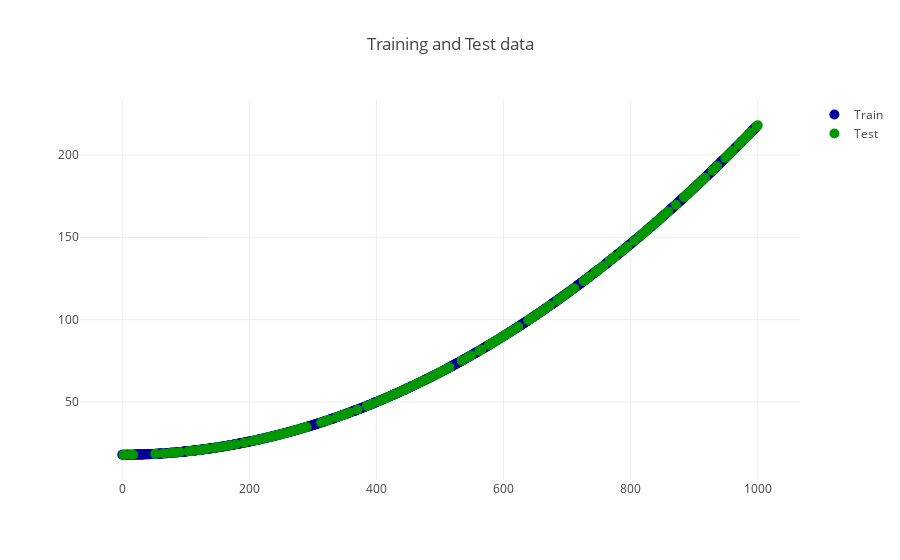

The code cell stored with this chart in its notebook:
### Code cell
plotData(train, test)

### Figure 1 — Plotly figure (JSON) as saved in the notebook; plotly's stock layout.template omitted (floating-point values rounded to 4 significant figures; data arrays with more than 128 entries replaced by an {"elided": "..."} marker saying what was removed)
{"data": [{"marker": {"color": "rgb(0,0,152)", "size": 10}, "mode": "markers", "name": "Train", "type": "scatter", "uid": "2e34f85e-baf2-463f-99cd-d4cca2c62270", "x": {"elided": "800 int values"}, "y": {"elided": "800 float values"}}, {"marker": {"color": "rgb(0,152,0)", "size": 10}, "mode": "markers", "name": "Test", "type": "scatter", "uid": "dbedafe6-606a-48a3-b376-35e389ae055a", "x": {"elided": "201 int values"}, "y": {"elided": "201 float values"}}], "layout": {"title": {"text": "Training and Test data"}, "xaxis": {"zeroline": false}, "yaxis": {"zeroline": false}}}
